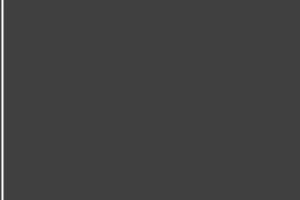
Frame 1 (no input)
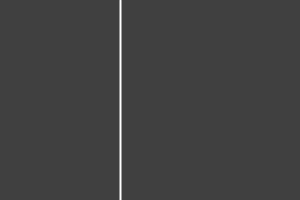
Frame 60 (the mouse pressed at the canvas centre just before this capture)
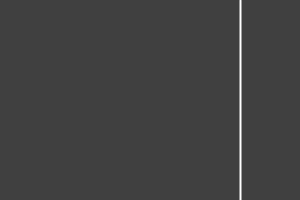
Frame 120 (the mouse held since frame 60 and released just before this capture)

The Processing sketch that drew these frames (run headless with seeded random() and noise(); from frame 60 on, the mouse is pressed at the canvas centre):

// Processing sketch: processing_23889
// ── processing_23889.pde

// a vertical line
// the position of the line is controlled by a variable 
// create motion by changing the value in the variable on every frame
// automatically, rather than relying on the mouse

float x;

void setup() {
  size(300, 200);
  stroke(255);
  strokeWeight(2);
}

void draw() {
  background(64);
  
  // "move" x by 2 pixels
  // since we use x to control the line, the visual effect is that the line 
  // appears to be moving from left to right
  x += 2;
  
  // conditional statement:
  // if "x"'s value goes beyond the width sketch window, bring it back to 0 
  if ( x > width ) {
    x = 0;
  }
  
  line(x, 0, x, height);
}
